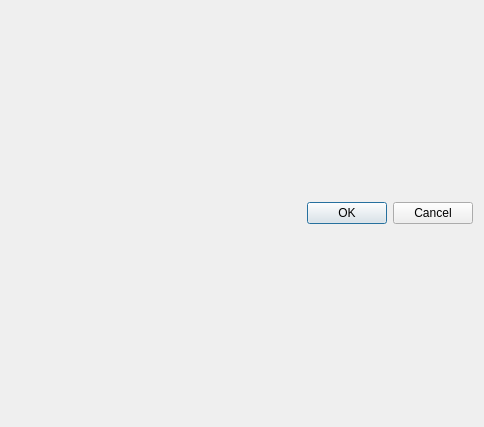
<?xml version="1.0" encoding="UTF-8"?>
<ui version="4.0">
 <class>IPCameraForm</class>
 <widget class="QDialog" name="IPCameraForm">
  <property name="geometry">
   <rect>
    <x>0</x>
    <y>0</y>
    <width>484</width>
    <height>427</height>
   </rect>
  </property>
  <property name="windowTitle">
   <string>IP Camera Entry</string>
  </property>
  <layout class="QGridLayout" name="gridLayout">
   <item row="0" column="0">
    <widget class="QDialogButtonBox" name="buttonBox">
     <property name="orientation">
      <enum>Qt::Horizontal</enum>
     </property>
     <property name="standardButtons">
      <set>QDialogButtonBox::Cancel|QDialogButtonBox::Ok</set>
     </property>
    </widget>
   </item>
  </layout>
 </widget>
 <resources/>
 <connections>
  <connection>
   <sender>buttonBox</sender>
   <signal>accepted()</signal>
   <receiver>IPCameraForm</receiver>
   <slot>accept()</slot>
   <hints>
    <hint type="sourcelabel">
     <x>248</x>
     <y>254</y>
    </hint>
    <hint type="destinationlabel">
     <x>157</x>
     <y>274</y>
    </hint>
   </hints>
  </connection>
  <connection>
   <sender>buttonBox</sender>
   <signal>rejected()</signal>
   <receiver>IPCameraForm</receiver>
   <slot>reject()</slot>
   <hints>
    <hint type="sourcelabel">
     <x>316</x>
     <y>260</y>
    </hint>
    <hint type="destinationlabel">
     <x>286</x>
     <y>274</y>
    </hint>
   </hints>
  </connection>
 </connections>
</ui>
